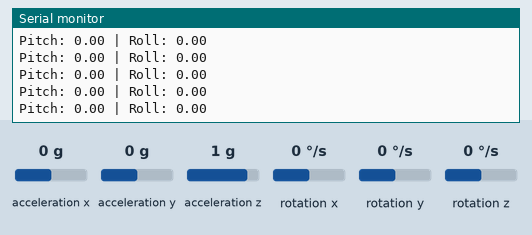
This sketch was run on a simulated Arduino Uno, built with avr-gcc and run on an emulated ATmega328P. On the bench: the last lines printed to the serial monitor. The test bench sets the inputs (shaded band); at power-on: acceleration x 0 g, acceleration y 0 g, acceleration z 1 g, rotation x 0 °/s, rotation y 0 °/s, rotation z 0 °/s.

Above: at 1.2 s.
1.3 s: acceleration x set to 0.8 g
At 1.8 s:
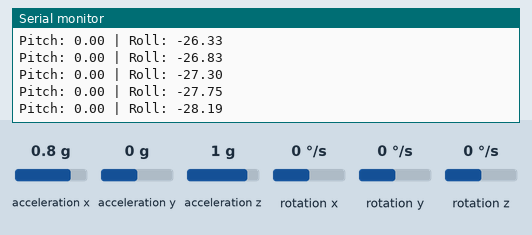
4.3 s: acceleration y set to -1.4 g
At 5.1 s:
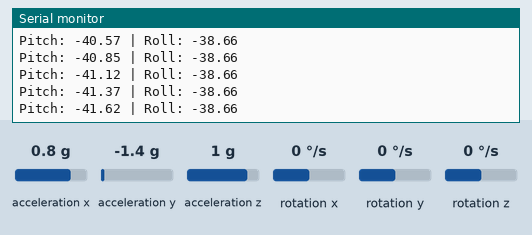
5.8 s: acceleration z set to -1.4 g
At 6.7 s:
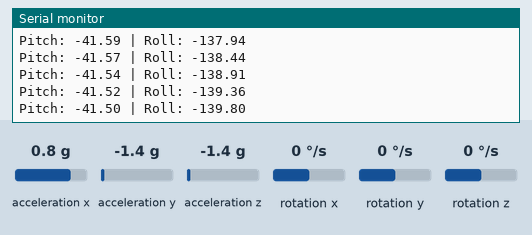
7.3 s: rotation x set to -192 °/s
At 7.8 s:
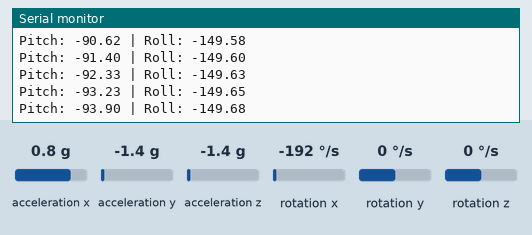
8.8 s: rotation x set to 100 °/s
At 9.7 s:
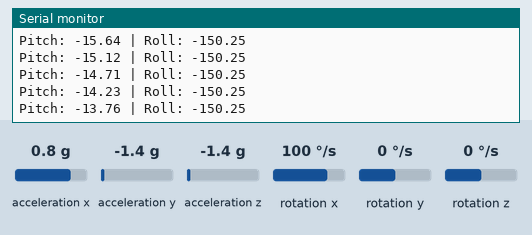
11.8 s: acceleration x set to 1.4 g
At 12.4 s:
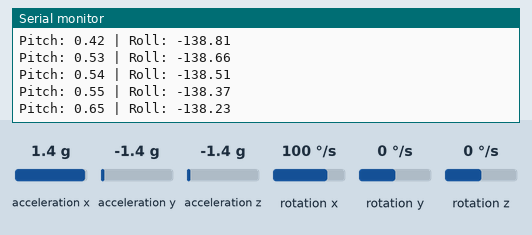
Timing chart, 0 to 14.8 s (numbered marks = the images above; inputs shaded):
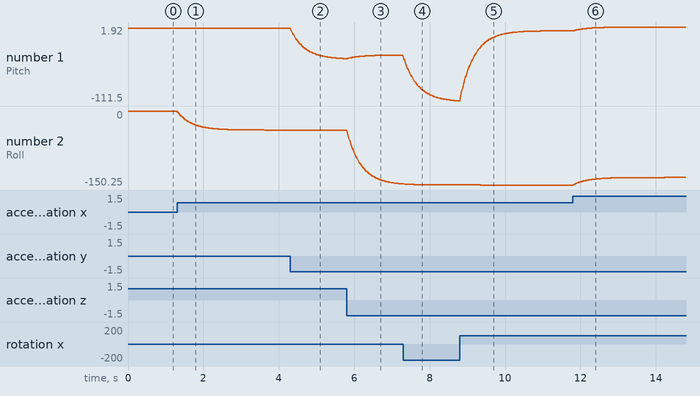

The sketch:

imu_fusion.ino
```cpp
// IMU Sensor Fusion for Arduino (MPU6050)
// Developed by Rasim Budak – 2025

#include <Wire.h>
#include <MPU6050.h>

MPU6050 imu;

float accX, accY, accZ;
float gyroX, gyroY, gyroZ;

float pitch = 0.0, roll = 0.0;
float accPitch, accRoll;
float dt = 0.01; // 10 ms
float alpha = 0.96;

unsigned long previousTime = 0;

void setup() {
  Serial.begin(115200);
  Wire.begin();
  imu.initialize();
  if (!imu.testConnection()) {
    Serial.println("MPU6050 connection failed!");
    while (1);
  }
  previousTime = millis();
}

void loop() {
  unsigned long currentTime = millis();
  dt = (currentTime - previousTime) / 1000.0;
  previousTime = currentTime;

  // Read raw data
  imu.getAcceleration(&accX, &accY, &accZ);
  imu.getRotation(&gyroX, &gyroY, &gyroZ);

  // Convert gyro to deg/s
  float gyroXrate = gyroX / 131.0;
  float gyroYrate = gyroY / 131.0;

  // Calculate accelerometer angles
  accPitch = atan2(accY, sqrt(accX * accX + accZ * accZ)) * 180 / PI;
  accRoll = atan2(-accX, accZ) * 180 / PI;

  // Complementary Filter
  pitch = alpha * (pitch + gyroXrate * dt) + (1 - alpha) * accPitch;
  roll = alpha * (roll + gyroYrate * dt) + (1 - alpha) * accRoll;

  // Output
  Serial.print("Pitch: ");
  Serial.print(pitch, 2);
  Serial.print(" | Roll: ");
  Serial.println(roll, 2);

  delay(10); // 100 Hz loop
}
```

Measured:
- after the input at 1.3 s, the serial monitor: prints a new line at once (image 1)
- plotted number 2: 0 → -38.65 after the input at 1.3 s
